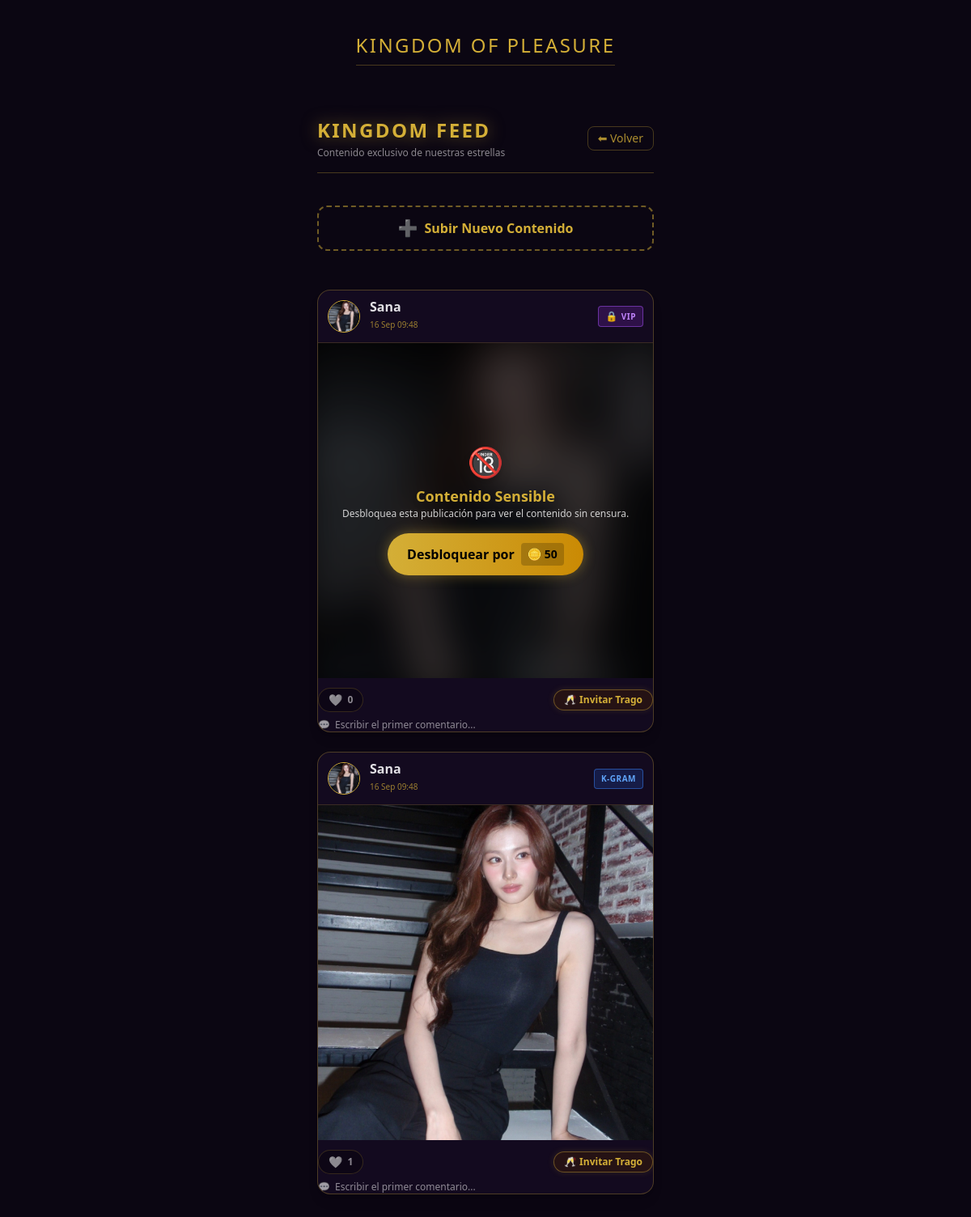
The page /idols/feed/?tg_id=1 on the database as committed earlier.
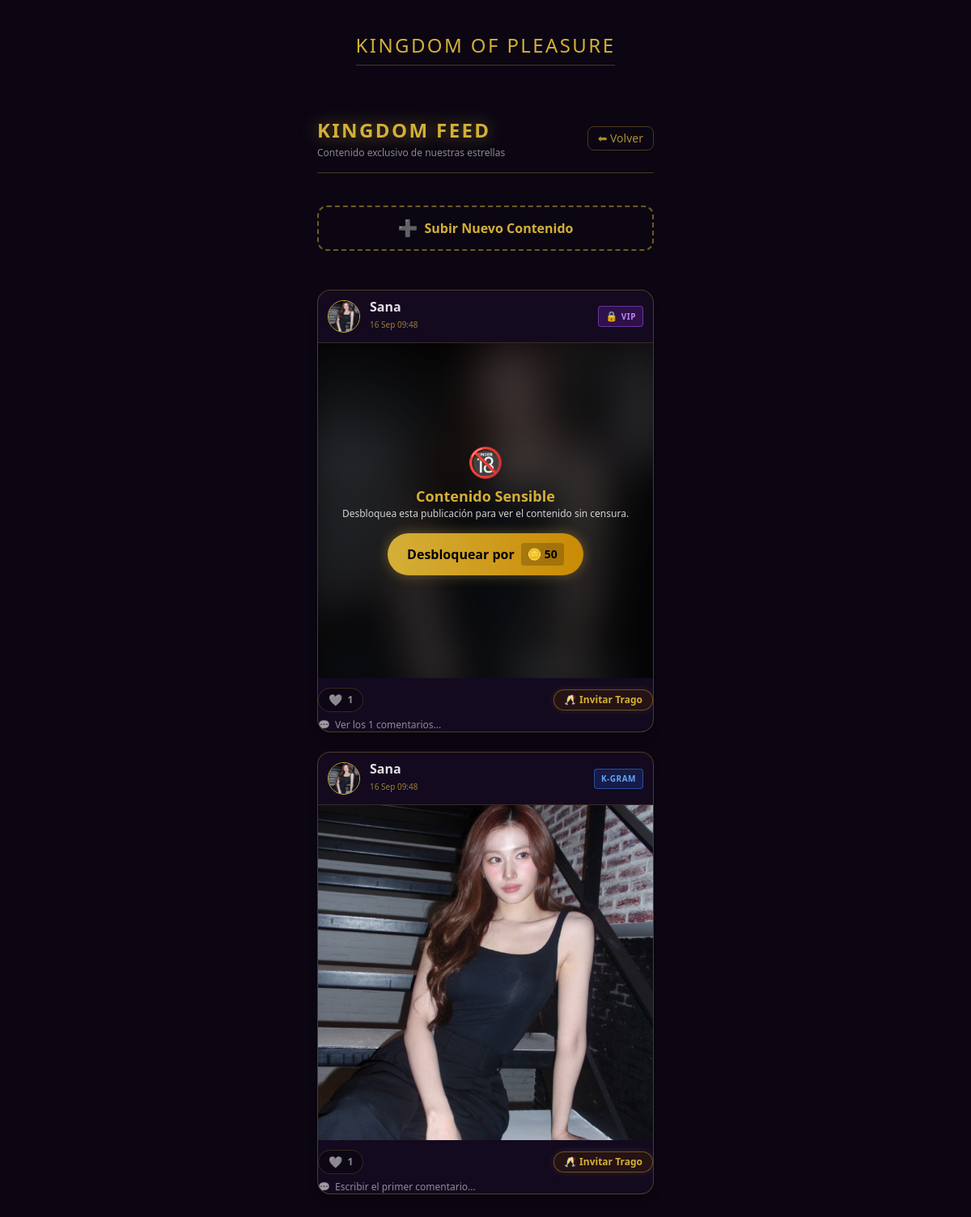
The same page on the database as committed later.
### idols/models.py (models this page shows, shortened)
class Post(models.Model):
    NETWORK_CHOICES = [
        ('gram', 'KingdomGram (Público)'),
        ('fans', 'KingdomFans (VIP / Pago)'),
    ]
    idol = models.ForeignKey(IdolProfile, on_delete=models.CASCADE, related_name='posts')
    network = models.CharField("Red Social", max_length=10, choices=NETWORK_CHOICES, default='gram')
    image = models.ImageField("Foto del Post", upload_to='social_posts/')
    caption = models.TextField("Descripción", max_length=300)
    price = models.PositiveIntegerField("Precio en Oro (0 si es Público)", default=0)
    likes = models.PositiveIntegerField("Me Gusta", default=0)
    created_at = models.DateTimeField(auto_now_add=True)
    class Meta:
        verbose_name = "Publicación"
        verbose_name_plural = "Publicaciones"
        ordering = ['-created_at']

class IdolProfile(models.Model):
    STATUS_CHOICES = [
        ('online', '🟢 Chateando en Telegram'),
        ('antojos', '🔥 Sesión de Antojos'),
        ('offline', '🌙 Descansando'),
    ]
    telegram_user_id = models.BigIntegerField(db_index=True)
    owner_username = models.CharField("Usuario de Telegram", max_length=100, blank=True, null=True)
    stage_name = models.CharField("Nombre Artístico", max_length=100)
    group = models.CharField("Grupo/Solista", max_length=100, blank=True, null=True)
    bio = models.TextField("Biografía / Presentación", max_length=500)
    status = models.CharField("Estado Actual", max_length=10, choices=STATUS_CHOICES, default='online')
    photo = models.ImageField("Foto de Perfil", upload_to='idols_photos/', blank=True, null=True)
    services_done = models.IntegerField("Servicios Realizados", default=0)
    rating = models.DecimalField("Calificación Promedio", max_digits=3, decimal_places=2, default=5.00)
    created_at = models.DateTimeField(auto_now_add=True)
    updated_at = models.DateTimeField(auto_now=True)
    class Meta:
        verbose_name = "Perfil de Idol"
        verbose_name_plural = "Perfiles de Idols"
        ordering = ['-created_at']

### idols/views.py (the view)
# urls.py: path('feed/', views.social_feed, name='social_feed'),
def social_feed(request):
    tg_id = request.GET.get('tg_id') or request.POST.get('tg_id')
    posts = Post.objects.all().select_related('idol').prefetch_related('comments')
    unlocked_ids = []
    if tg_id:
        pagados = list(PostUnlock.objects.filter(
            client_telegram_id=tg_id
        ).values_list('post_id', flat=True))
        propios = list(Post.objects.filter(
            idol__telegram_user_id=tg_id
        ).values_list('id', flat=True))
        unlocked_ids = set(pagados + propios)
        liked_ids = list(PostLike.objects.filter(
            client_telegram_id=tg_id
        ).values_list('post_id', flat=True))
        tg_username = request.GET.get('tg_username') or request.POST.get('tg_username') or 'Ciudadano VIP'
    return render(request, 'idols/feed.html', {
        'posts': posts,
        'tg_id': tg_id,
        'unlocked_ids': list(unlocked_ids),
        'liked_ids': liked_ids,  # <- AGREGAR ESTA LÍNEA
        'tg_username': tg_username
    })

### templates/idols/feed.html (shortened to what the changed rows need)
{% extends 'base.html' %}
{% block content %}
<div class="p-4 mt-6 max-w-md mx-auto w-full flex flex-col gap-6 pb-20">
    <div class="flex justify-between items-center mb-4 border-b border-vip-gold/30 pb-4">
        <div>
            <h2 class="text-2xl font-black text-vip-gold uppercase tracking-widest drop-shadow-[0_0_10px_rgba(212,175,55,0.5)]">Kingdom Feed</h2>
        </div>
    </div>
    {% for post in posts %}
        <div class="bg-vip-panel border border-vip-gold/30 rounded-2xl overflow-hidden shadow-lg">
            <div class="p-3 flex items-center justify-between border-b border-vip-gold/20">
                <div class="flex items-center gap-3">
                    {% if post.idol.photo %}
                        <img src="{{ post.idol.photo.url }}" class="w-10 h-10 rounded-full object-cover border border-vip-gold">
                    {% else %}
                        <div class="w-10 h-10 rounded-full bg-black border border-vip-gold flex items-center justify-center text-xl">👤</div>
                    {% endif %}
                    <div>
                        <h3 class="font-bold text-vip-text leading-none">{{ post.idol.stage_name }}</h3>
                        <span class="text-[10px] text-vip-gold/70">{{ post.created_at|date:"d M H:i" }}</span>
                    </div>
                </div>
                {% if post.network == 'gram' %}
                    <span class="bg-blue-600/20 text-blue-400 border border-blue-500/50 text-[10px] px-2 py-1 rounded font-bold tracking-wider">K-GRAM</span>
                {% else %}
                    <span class="bg-purple-900/40 text-purple-400 border border-purple-500/50 text-[10px] px-2 py-1 rounded font-bold tracking-wider flex items-center gap-1">
                        <span class="text-xs">🔒</span> VIP
                    </span>
                {% endif %}
            </div>
            <div class="relative w-full aspect-square overflow-hidden bg-black flex items-center justify-center">
                {% if post.image %}
                    {% if post.network == 'gram' or post.id in unlocked_ids %}
                        <img src="{{ post.image.url }}" class="w-full h-full object-cover">
                    {% else %}
                        <img src="{{ post.image.url }}" class="w-full h-full object-cover filter blur-xl brightness-50 scale-110 pointer-events-none select-none">
                        <div class="absolute inset-0 flex flex-col items-center justify-center z-10 p-4 bg-black/40">
                            <span class="text-4xl mb-2 drop-shadow-lg">🔞</span>
                            <h4 class="text-vip-gold font-bold text-lg text-center drop-shadow-md">Contenido Sensible</h4>
                            <p class="text-white/80 text-xs text-center mb-4">Desbloquea esta publicación para ver el contenido sin censura.</p>
                            <form action="{% url 'idols:unlock_post' post.id %}" method="POST" class="m-0">
                                <button type="submit" class="bg-gradient-to-r from-vip-gold to-yellow-600 text-black font-bold px-6 py-3 rounded-full hover:scale-105 transition-transform shadow-[0_0_15px_rgba(212,175,55,0.4)] flex items-center gap-2">
                                    <span>Desbloquear por</span>
                                    <span class="bg-black/20 px-2 py-1 rounded text-sm">🪙 {{ post.price }}</span>
                                </button>
                            </form>
                        </div>
                    {% endif %}
                {% endif %}
            </div>
            <div class="mt-3 flex items-center justify-between text-sm">
                    <button id="like-btn-{{ post.id }}" onclick="handleLike({{ post.id }})"
                            class="transition-all duration-200 flex items-center gap-1.5 px-3 py-1 rounded-full border border-vip-gold/20 {% if post.id in liked_ids %}text-red-500 bg-red-500/10 border-red-500/40{% else %}text-vip-text/60 bg-black/30 hover:text-red-400{% endif %}">
                        <span id="like-icon-{{ post.id }}">{% if post.id in liked_ids %}❤️{% else %}🤍{% endif %}</span>
                        <span id="like-count-{{ post.id }}" class="font-semibold text-xs">{{ post.likes }}</span>
                    </button>
                    <button onclick="toggleTipModal({{ post.id }})"
                            class="flex items-center gap-1 text-xs text-vip-gold bg-yellow-950/40 border border-vip-gold/40 px-3 py-1 rounded-full hover:bg-vip-gold hover:text-black transition-all font-semibold shadow-[0_0_8px_rgba(212,175,55,0.15)]">
                        <span>🥂</span>
                        <span>Invitar Trago</span>
                    </button>
                </div>
                <button type="button" onclick="toggleComments({{ post.id }})"
                        class="mt-2 text-xs text-vip-text/60 hover:text-vip-gold flex items-center gap-1.5 transition-colors">
                    <span>💬</span>
                    <span id="comment-label-{{ post.id }}">
                        {% if post.comments.count > 0 %}
                            Ver los {{ post.comments.count }} comentarios...
                        {% else %}
                            Escribir el primer comentario...
                        {% endif %}
                    </span>
                </button>
        </div>
    {% empty %}
        <div class="text-center text-vip-text/50 mt-10 p-6 border border-vip-gold/20 rounded-xl">
            <span class="text-4xl block mb-2">📭</span>
            Aún no hay publicaciones en el muro.
        </div>
    {% endfor %}
</div>
{% endblock %}

Rows that differ between the two databases and show on the page:
changed Post (number 1 of 2 on the later page): likes "0" → "1"; comments.count (not shown) → "1"; text "Escribir el primer comentario..." → "Ver los comentarios..."
